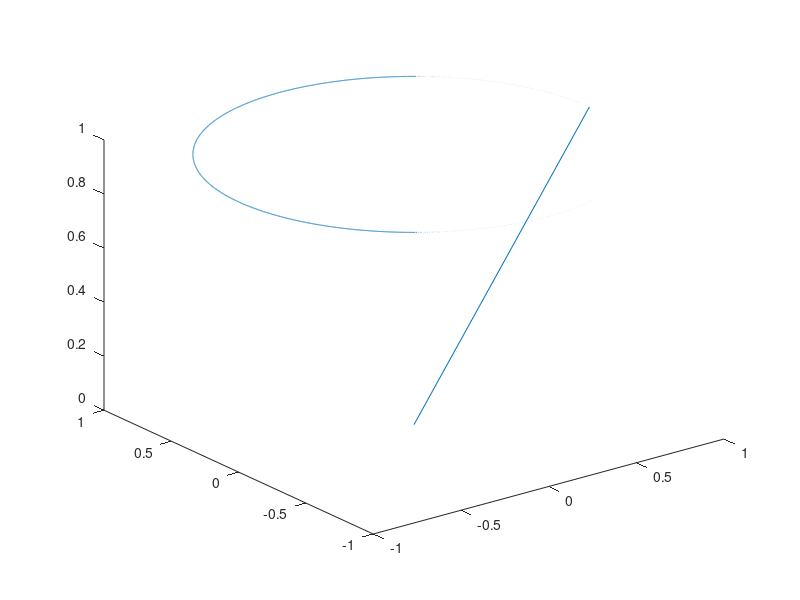
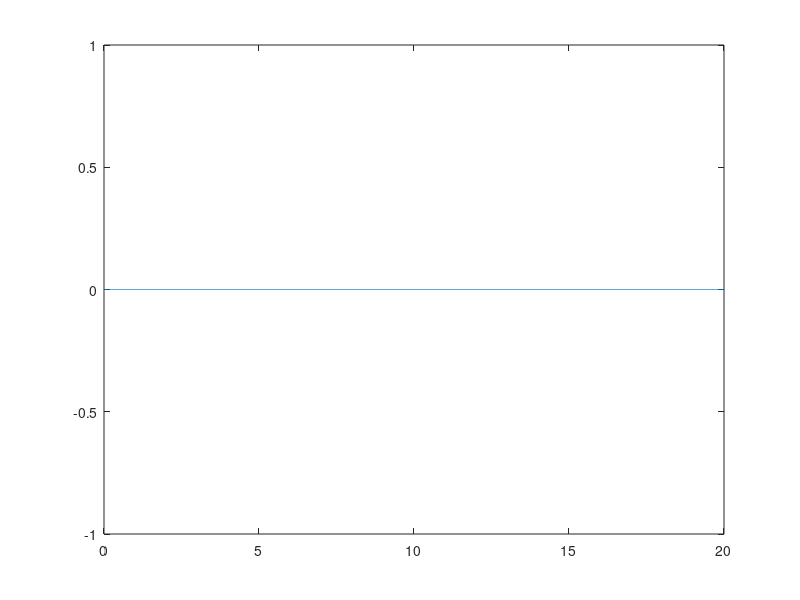

The MATLAB script that drew these images, in order:
%% AGV trajectory generation
% always start from [0 0 0]

% Experimental time [s]
T = 20;
Ts = 1e-3;

%% desired position trajectory

p_ref.signals.values = zeros(T/Ts, 3);  % [ x , y , z ]
p_ref.signals.dimensions = 3;
p_ref.time = zeros(T/Ts,1);

yaw_ref.signals.values = zeros(T/Ts, 1);  % [ \psi ]
yaw_ref.signals.dimensions = 1;
yaw_ref.time = zeros(T/Ts,1);

for i = 1:(T/Ts-1)
    p_ref.signals.values(i+1, 3) = 1; % z
    %p_ref.signals.values(i+1, 1) = 0.6*cos(0.0314*i);    % each millisecond: 1.8 degrees in x and y
    %p_ref.signals.values(i+1, 2) = 0.6*sin(0.0314*i);
    p_ref.signals.values(i+1, 1) = 1;
    p_ref.signals.values(i+1, 2) = 0;
    yaw_ref.signals.values(i+1, 1) = 0;
    p_ref.time(i+1) = Ts*i;
    yaw_ref.time(i+1) = Ts*i;
end

for i = ((T/Ts)/2):(T/Ts-1)
    p_ref.signals.values(i+1, 1) = 1*cos(0.0005*(i-((T/Ts)/2)));    % each millisecond: 1.8 degrees in x and y
    p_ref.signals.values(i+1, 2) = 1*sin(0.0005*(i-((T/Ts)/2)));
    yaw_ref.signals.values(i+1, 1) = 0;
    p_ref.time(i+1) = Ts*i;
    yaw_ref.time(i+1) = Ts*i;
end

plot3(p_ref.signals.values(:,1), p_ref.signals.values(:,2), p_ref.signals.values(:,3))
figure(2)
plot(yaw_ref.time, yaw_ref.signals.values)